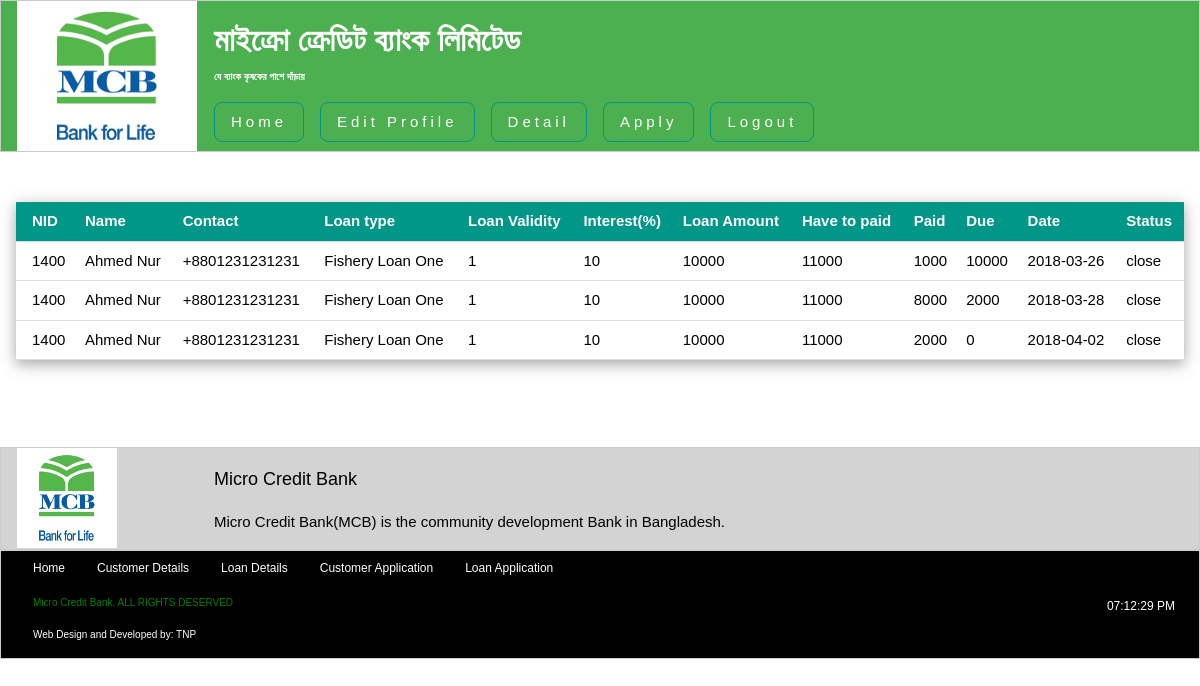
Page /payment_detail.php on the committed database.
### tables this page shows
CREATE TABLE IF NOT EXISTS `customer` (
`customer_id` int(11) NOT NULL,
  `national_id` int(11) NOT NULL,
  `customer_name` varchar(255) NOT NULL,
  `father_name` varchar(255) NOT NULL,
  `mother_name` varchar(255) NOT NULL,
  `dob` varchar(255) NOT NULL,
  `gender` enum('Female','Male') NOT NULL,
  `email` varchar(255) NOT NULL,
  `permanent_address` varchar(255) NOT NULL,
  `present_address` varchar(255) NOT NULL,
  `contact` varchar(255) NOT NULL
);

CREATE TABLE IF NOT EXISTS `payment` (
`payment_id` int(11) NOT NULL,
  `amount_paid` int(11) NOT NULL,
  `due_amount` int(11) NOT NULL,
  `late_fine` int(11) NOT NULL,
  `payment_date` varchar(255) NOT NULL,
  `loan_id` int(11) DEFAULT '0',
  `national_id` int(11) NOT NULL DEFAULT '0'
);

CREATE TABLE IF NOT EXISTS `loan_category` (
`category_id` int(11) NOT NULL,
  `loan_type` varchar(255) NOT NULL,
  `loan_amount` int(11) NOT NULL,
  `total_paid` int(11) NOT NULL,
  `validity` varchar(255) NOT NULL,
  `interest` int(11) NOT NULL
);

CREATE TABLE IF NOT EXISTS `loan` (
  `loan_id` int(11) NOT NULL,
  `category_id` int(11) NOT NULL,
  `taken_date` varchar(255) NOT NULL,
  `status` enum('running','close') NOT NULL,
  `national_id` int(11) NOT NULL DEFAULT '0'
);

### payment_detail.php (the view, shortened to what this page needs)
<div class="w3-container" style="min-height:295px;height:auto;">
<?php
	$sql = "SELECT * FROM customer a , loan_category b , loan c, payment d WHERE a.national_id = c.national_id AND b.category_id = c.category_id AND d.loan_id=c.loan_id";
	$result_sql = mysql_query($sql);
	if($result_sql)
	{
		$cnt_table_result_sql = mysql_num_rows($result_sql);
		if($cnt_table_result_sql > 0)
		{?>
			<table class="w3-table w3-container w3-hoverable w3-bordered w3-middle w3-card-4" style="max-width:auto;width:100%;margin-top:50px; margin-bottom: 50px; font-family: Arial; ">
			<thead>
				<tr class="w3-teal">
					<th> NID </th>
					<th> Name </th>
					<th> Contact </th>
					<th> Loan type </th>
					<th> Loan Validity </th>
					<th> Interest(%) </th>
					<th> Loan Amount </th>
					<th> Have to paid </th>
					<th> Paid </th>
					<th> Due </th>
					<th> Date </th>
					<th> Status </th>
				</tr>
			</thead>
		<?php
			while($row = mysql_fetch_assoc($result_sql))
			{
				if($row['due_amount'] == 0)
				{
					$status      = "close";
					$national_id = $row['national_id'];
					$category_id = $row['category_id'];
					$qry_loan = "UPDATE loan SET status='$status' WHERE national_id='$national_id' AND category_id='$category_id' ";
					$qry_loan_result = mysql_query($qry_loan);
					if($qry_loan_result)
					{
						?>
						<tr>
							<td> <?php echo $row['national_id']; ?> </td>
							<td> <?php echo $row['customer_name']; ?> </td>
							<td> <?php echo $row['contact']; ?> </td>
							<td> <?php echo $row['loan_type']; ?> </td>
							<td> <?php echo $row['validity']; ?> </td>
							<td> <?php echo $row['interest']; ?> </td>
							<td> <?php echo $row['loan_amount']; ?> </td>
							<td> <?php echo $row['total_paid']; ?> </td>
							<td> <?php echo $row['amount_paid']; ?> </td>
							<td> <?php echo $row['due_amount']; ?> </td>
							<td> <?php echo $row['payment_date']; ?> </td>
							<td> <?php echo $status; ?> </td>
						</tr>
<?php
					}
					else
					{
						echo "not good";
					}
				}
				else
				{
					$status = $row['status'];
				?>
					<tr>
						<td> <?php echo $row['national_id']; ?> </td>
						<td> <?php echo $row['customer_name']; ?> </td>
						<td> <?php echo $row['contact']; ?> </td>
						<td> <?php echo $row['loan_type']; ?> </td>
						<td> <?php echo $row['validity']; ?> </td>
						<td> <?php echo $row['interest']; ?> </td>
						<td> <?php echo $row['loan_amount']; ?> </td>
						<td> <?php echo $row['total_paid']; ?> </td>
						<td> <?php echo $row['amount_paid']; ?> </td>
						<td> <?php echo $row['due_amount']; ?> </td>
						<td> <?php echo $row['payment_date']; ?> </td>
						<td> <?php echo $status; ?> </td>
					</tr>
<?php
				}
			}
	?>
			</table>
	<?php
		}
		else
		{
			?>
			<p class="w3-middle w3-center w3-row-padding w3-panel w3-red w3-margin-top" style="font-family:Arial"> No Records yet.. </p>
	<?php
		}
	}
	else
	{
		?>
		<p class="w3-middle w3-center w3-row-padding w3-panel w3-red w3-margin-top"> No Records yet.. </p>
<?php
	}
?>
</div>

### css/w3_css.css (style rules this page uses)
html { box-sizing:border-box }
*,*:before,*:after { box-sizing:inherit }
html { -ms-text-size-adjust:100%;-webkit-text-size-adjust:100% }
body { margin:0 }
html,body { font-family:Verdana,sans-serif;font-size:15px;line-height:1.5 }
html { overflow-x:hidden }
.w3-table,.w3-table-all { border-collapse:collapse;border-spacing:0;width:100%;display:table }
.w3-bordered tr,.w3-table-all tr { border-bottom:1px solid #ddd }
.w3-table td,.w3-table th,.w3-table-all td,.w3-table-all th { padding:8px 8px;display:table-cell;text-align:left;vertical-align:top }
.w3-table th:first-child,.w3-table td:first-child,.w3-table-all th:first-child,.w3-table-all td:first-child { padding-left:16px }
.w3-container:after,.w3-container:before,.w3-panel:after,.w3-panel:before,.w3-row:after,.w3-row:before,.w3-row-padding:after,.w3-row-padding:before, .w3-cell-row:before,.w3-cell-row:after,.w3-clear:after,.w3-clear:before,.w3-bar:before,.w3-bar:after { content:"";display:table;clear:both }
.w3-container,.w3-panel { padding:0.01em 16px }
.w3-card-4,.w3-hover-shadow:hover { box-shadow:0 4px 10px 0 rgba(0,0,0,0.2),0 4px 20px 0 rgba(0,0,0,0.19) }
.w3-teal,.w3-hover-teal:hover { color:#fff!important;background-color:#009688!important }
.w3-middle { margin: 0 auto; }

### rows in the picture
customer: payment.national_id "1400", customer_name "Ahmed Nur", contact "+8801231231231", loan_category.loan_type "Fishery Loan One", loan_category.validity "1", loan_category.interest "10", loan_category.loan_amount "10000", loan_category.total_paid "11000", payment.amount_paid "1000", payment.due_amount "10000", payment.payment_date "2018-03-26", loan.status "close", payment.amount_paid "8000", payment.due_amount "2000", payment.payment_date "2018-03-28", payment.amount_paid "2000", payment.due_amount "0", payment.payment_date "2018-04-02", payment.due_amount "close"
